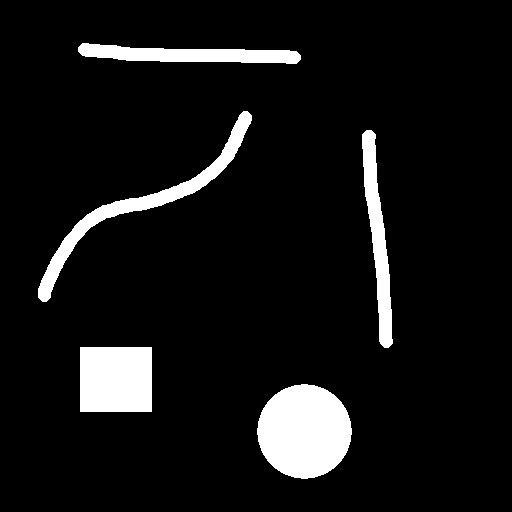
#> input picture cse464_digital_image_processing/assignment_2/test.jpg, 512 x 512 px
$ python program.py
#> lines starting #> are read from the running program, lines starting #| are printed output that depends on the picture
import cv2 as cv
import numpy as np

def PathOpening(source, pathLength):
    height, width, depth = source.shape

    temp = np.zeros((height, width), np.int8)

    SN = Compute(source, temp, [-1, 0, +1], [+1, +1, +1], [-1, 0, +1], [-1, -1, -1])
    WE = Compute(source, temp, [-1, -1, -1], [-1, 0, +1], [+1, +1, +1], [-1, 0, +1])
    SWNE = Compute(source, temp, [0, +1, +1], [-1, -1, 0], [-1, -1, 0], [0, +1, +1])
    NWSE = Compute(source, temp, [0, -1, -1], [-1, -1, 0], [+1, +1, 0], [0, +1, +1])

    cv.imshow("SN", SN)
    cv.imshow("WE", WE)
    cv.imshow("SWNE", SWNE)
    cv.imshow("NWSE", NWSE)

    final = MixMax(SN, WE)
    final = MixMax(final, SWNE)
    final = MixMax(final, NWSE)

    cv.imshow("final", final)
    return 0

def MixMax(x, y):
    height, width = x.shape

    result = np.zeros((height, width), np.uint8)

    for j in range(0, height):
        for i in range(0, width):
            result[i, j] = max(x[i, j], y[i, j])

    return result

def Compute(source, temp, xOffsetsUp, yOffsetsUp, xOffsetsDown, yOffsetsDown):
    height, width, depth = source.shape
    result = np.zeros((height, width), np.uint8)
    temp.fill(-1)

    for y in range(0, height):
        for x in range(0, width):
            if source[x, y].all() == 1:
                u = ComputeInDirection(source, temp, x, y, xOffsetsUp, yOffsetsUp)
                d = ComputeInDirection(source, temp, x, y, xOffsetsDown, yOffsetsDown)
                result[x, y] = u + d + 1

    return result

def ComputeInDirection(source, temp, x, y, xOffsets, yOffsets):
    height, width, depth = source.shape

    if source[x, y][0].all() == 0:
        temp[x, y] = 0
        return 0

    ls = [0, 0, 0]

    for i in range(0, 3):
        if x + xOffsets[i] >= 0 and x + xOffsets[i] <= width - 1 and y + yOffsets[i] >= 0 and y + yOffsets[i] <= height - 1:
            ls[i] = temp[x + xOffsets[i], y + yOffsets[i]]

    for i in range(0, 3):
        if ls[i] == -1:
            ls [i] = ComputeInDirection(source, temp, x + xOffsets[i], y + yOffsets[i], xOffsets, yOffsets)

    lm = max(ls) + 1
    temp[x, y] = lm
    return lm

if __name__ == '__main__':
    img = cv.imread("test.jpg")
#> img is the input picture: shape (512, 512, 3); min 0, max 255, mean 20.8

    cv.imshow("original", img)

    PathOpening(img, 5)
#> in Compute, `temp.fill(-1)`: temp: shape (512, 512) int8; every value is -1
#> after the loop in Compute, `for y in range(0, height):`:
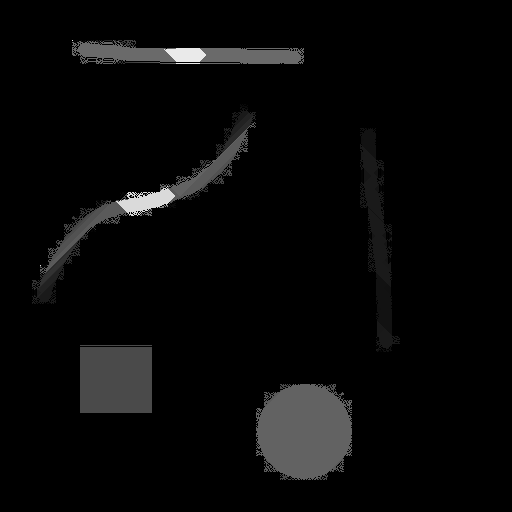
#> result: shape (512, 512); min 0, max 234, mean 8.1
#> after the loop in Compute (call 2), `for y in range(0, height):`:
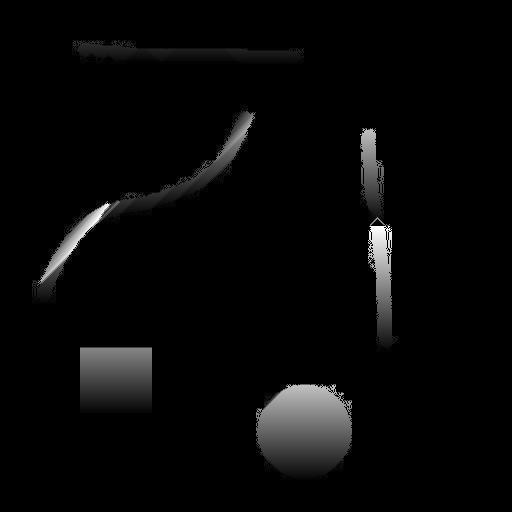
#> result: shape (512, 512); min 0, max 255, mean 7.5
#> after the loop in Compute (call 3), `for y in range(0, height):`:
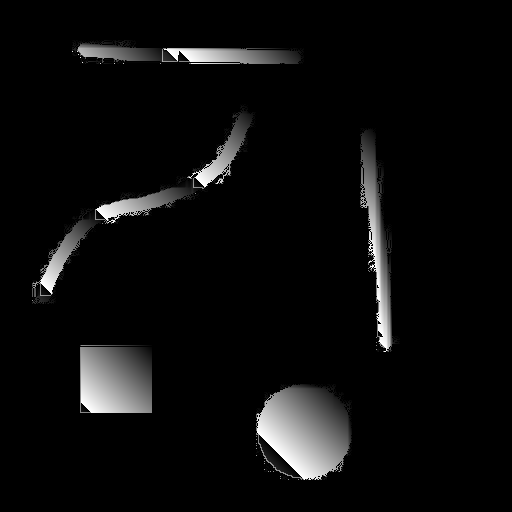
#> result: shape (512, 512); min 0, max 255, mean 11.8
#> after the loop in Compute (call 4), `for y in range(0, height):`:
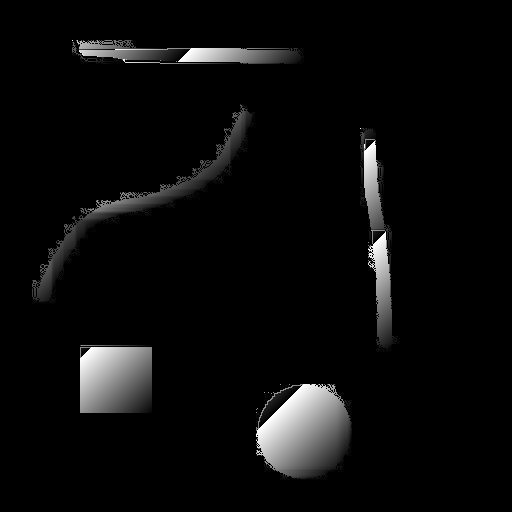
#> result: shape (512, 512); min 0, max 255, mean 10.8
#> after the loop in MixMax, `for j in range(0, height):`:
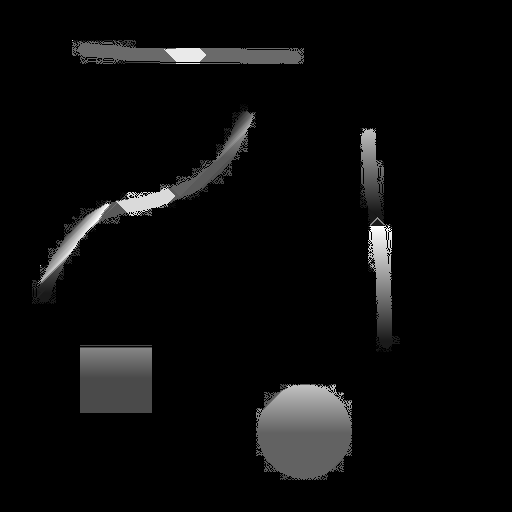
#> result: shape (512, 512); min 0, max 255, mean 10.9
#> after the loop in MixMax (call 2), `for j in range(0, height):`:
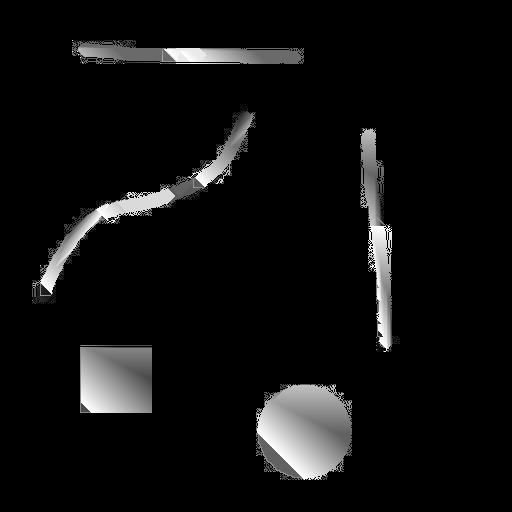
#> result: shape (512, 512); min 0, max 255, mean 14.9
#> after the loop in MixMax (call 3), `for j in range(0, height):`:
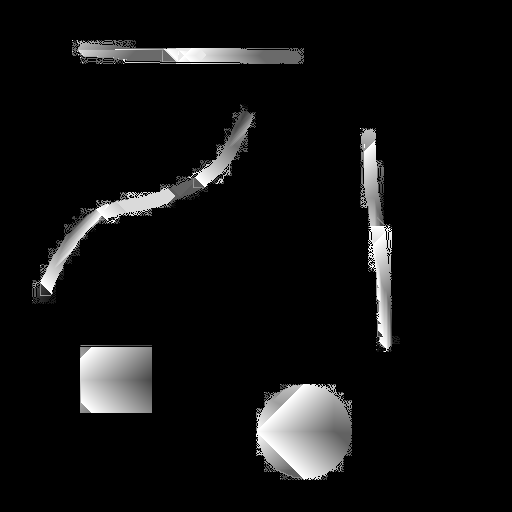
#> result: shape (512, 512); min 0, max 255, mean 16.3

    cv.waitKey(0)
    cv.destroyAllWindows()
